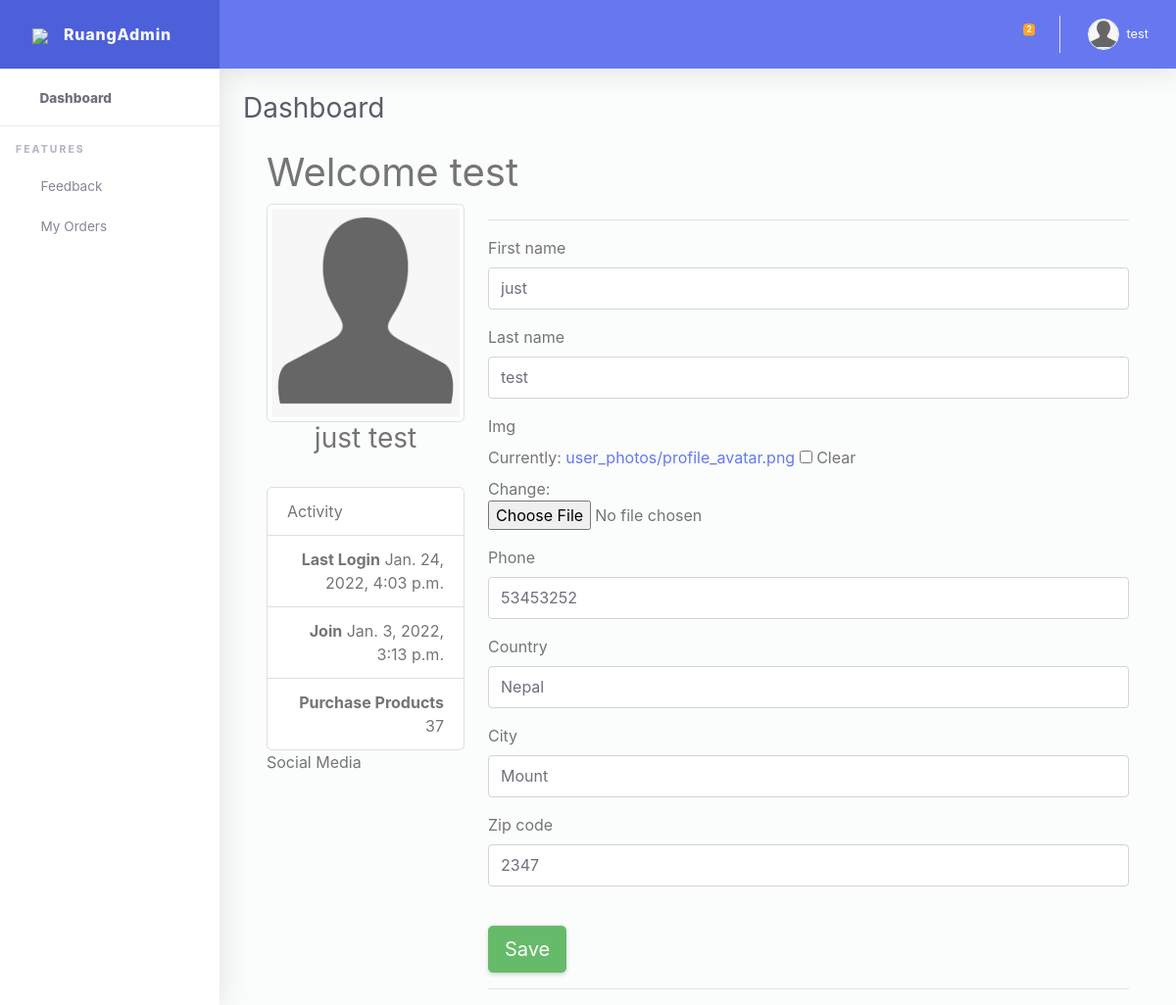
/dashboard/profile/ (signed in), run on the app's committed database.
### second_app/models.py (models this page shows, shortened)
class Profile(models.Model):
    user = models.OneToOneField(User, on_delete=models.CASCADE, default="", related_name='user_profile', blank=True,
                                null=True)
    first_name = models.CharField(max_length=25, blank=True, null=True, default="", )
    last_name = models.CharField(max_length=25, blank=True, null=True, default="", )
    img = models.ImageField(upload_to='user_photos', blank=True, null=True, default="", )
    phone = models.CharField(max_length=15, blank=True, null=True, default="", )
    country = models.CharField(max_length=100, blank=True, null=True, default="", )
    city = models.CharField(max_length=199, blank=True, null=True, default="", )
    zip_code = models.IntegerField(blank=True, null=True, default="0", )

### dashboard_app/views.py (the view)
# urls.py: path('profile/', views.profile, name='profile'),
def profile(request):
    user_profile = Profile.objects.get(user=request.user)
    form = ProfileUpdate(instance=user_profile)
    if request.method == "POST":
        form = ProfileUpdate(request.POST, request.FILES, instance=user_profile)
        if form.is_valid():
            form.save()
            messages.info(request, 'Profile updated successfully!')
            return redirect('profile')
    return render(request, 'profile.html', {'form': form, 'user_profile': user_profile, })

### dashboard_app/forms.py
class ProfileUpdate(forms.ModelForm):
    class Meta:
        model = Profile
        fields = ("first_name", "last_name", "img", "phone", "country", "city", "zip_code")

### core/custommodelserver.py (called while the page is built)
def headfoot(request):
    headerr = Header.objects.last()
    context = {
        'headerr':headerr,
    }
    return context

### dashboard_app/custommodel.py (called while the page is built)
def footer(request):
    footer = Footer.objects.last()
    context = {
        'footer':footer
    }
    return context

### templates/profile.html (shortened to what this page needs)
{% extends 'dashboard_base.html' %}
{% block body_block %}
{% load crispy_forms_tags %}
<div class="container bootstrap snippet">
    <div class="row">
  		<div class="col-sm-10"><h1>Welcome {{user.username}}</h1></div>
    </div>
    <div class="row">
  		<div class="col-sm-3">
      <div class="text-center">
        {% if user_profile.img %}
        <img src="{{ user_profile.img.url }}" class="avatar img-circle img-thumbnail" alt="avatar">
        {% else %}
        <img src="/media/user_photos/profile_avatar.png" class="avatar img-circle img-thumbnail" alt="avatar">
        {% endif %}
      <h3>{{user_profile.first_name}} {{user_profile.last_name}}</h3>
      </div><br>
          <ul class="list-group">
            <li class="list-group-item text-muted">Activity </li>
            <li class="list-group-item text-right"><span class="pull-left"><strong>Last Login</strong></span> {{request.user.last_login}}</li>
            <li class="list-group-item text-right"><span class="pull-left"><strong>Join</strong></span> {{request.user.date_joined}}</li>
            <li class="list-group-item text-right"><span class="pull-left"><strong>Purchase Products</strong></span> 37</li>
          </ul>
          <div class="panel panel-default">
            <div class="panel-heading">Social Media</div>
            <div class="panel-body">
            	<i class="fa fa-facebook fa-2x"></i> <i class="fa fa-github fa-2x"></i> <i class="fa fa-twitter fa-2x"></i> <i class="fa fa-pinterest fa-2x"></i> <i class="fa fa-google-plus fa-2x"></i>
            </div>
          </div>
        </div>
    	<div class="col-sm-9">
          <div class="tab-content">
            <div class="tab-pane active" id="home">
                <hr>
                  <form class="form" action="" enctype="multipart/form-data" method="POST" id="registrationForm">
                    {{ form|crispy }}
                      <div class="form-group">
                           <div class="col-xs-12">
                                <br>
                              	<button class="btn btn-lg btn-success" type="submit"> Save</button>
                            </div>
                      </div>
              	</form>
              <hr>
             </div>
              </div>
          </div>
        </div>
    </div>
{% endblock %}

### templates/dashboard_base.html (shortened to what this page needs)
{% load static %}
<!DOCTYPE html>
<html lang="en">
<head>
  <link href="{% static 'dashboard/vendor/fontawesome-free/css/all.min.css' %}" rel="stylesheet" type="text/css">
  <link href="{% static 'dashboard/vendor/bootstrap/css/bootstrap.min.css' %}" rel="stylesheet" type="text/css">
  <link href="{% static 'dashboard/css/ruang-admin.min.css' %}" rel="stylesheet">
</head>
<body id="page-top">
  <div id="wrapper">
    <ul class="navbar-nav sidebar sidebar-light accordion" id="accordionSidebar">
      <a class="sidebar-brand d-flex align-items-center justify-content-center" href="{% url 'dashboard' %}">
        <div class="sidebar-brand-icon">
          <img src="img/logo/logo2.png">
        </div>
        <div class="sidebar-brand-text mx-3">RuangAdmin</div>
      </a>
      <hr class="sidebar-divider my-0">
      <li class="nav-item active">
        <a class="nav-link" href="{%url 'dashboard' %}">
          <i class="fas fa-fw fa-tachometer-alt"></i>
          <span>Dashboard</span></a>
      </li>
      <hr class="sidebar-divider">
      <div class="sidebar-heading">
        Features
      </div>
      <li class="nav-item">
        <a class="nav-link" href="{% url 'feedback' %}">
          <i class="fas fa-fw fa-envelope-open"></i>
          <span>Feedback</span>
        </a>
      </li>
    <li class="nav-item">
        <a class="nav-link" href="{% url 'my_order' %}">
          <i class="fas fa-fw fa-globe"></i>
          <span>My Orders</span>
        </a>
      </li>
    </ul>
    <div id="content-wrapper" class="d-flex flex-column">
      <div id="content">
        <nav class="navbar navbar-expand navbar-light bg-navbar topbar mb-4 static-top">
          <button id="sidebarToggleTop" class="btn btn-link rounded-circle mr-3">
            <i class="fa fa-bars"></i>
          </button>
          <ul class="navbar-nav ml-auto">
            <li class="nav-item dropdown no-arrow">
              <a class="nav-link dropdown-toggle" href="#" id="searchDropdown" role="button" data-toggle="dropdown"
                aria-haspopup="true" aria-expanded="false">
                <i class="fas fa-search fa-fw"></i>
              </a>
            </li>
            <li class="nav-item dropdown no-arrow mx-1">
              <a class="nav-link dropdown-toggle" href="#" id="messagesDropdown" role="button" data-toggle="dropdown"
                aria-haspopup="true" aria-expanded="false">
                <i class="fas fa-envelope fa-fw"></i>
                <span class="badge badge-warning badge-counter">2</span>
              </a>
            </li>
            <li class="nav-item dropdown no-arrow">
              <a class="nav-link dropdown-toggle" href="#" id="userDropdown" role="button" data-toggle="dropdown"
                aria-haspopup="true" aria-expanded="false">
                {% if request.user.user_profile.img %}
                <img class="img-profile rounded-circle" src="{{request.user.user_profile.img.url}}" style="max-width: 60px">
                {% else %}
                <img class="img-profile rounded-circle" src="/media/user_photos/profile_avatar.png" style="max-width: 60px">
                {% endif %}
                <span class="ml-2 d-none d-lg-inline text-white small">{{ request.user.username }}</span>
              </a>
            </li>
          </ul>
        </nav>
        <div class="container-fluid" id="container-wrapper">
          <div class="d-sm-flex align-items-center justify-content-between mb-4">
            <h1 class="h3 mb-0 text-gray-800">Dashboard</h1>
          </div>
            {% block body_block %}
            {% endblock %}
          </div>
          </div>
          </body>
          </html>

### data on the page
Profile: img (picture), first_name "just", last_name "test", phone "53453252", country "Nepal", city "Mount", zip_code "2347"

### other printed values
{{ request.user.username }} "test"
{{ user.username }} "test"
{{ request.user.last_login }} "Jan. 24, 2022, 4:03 p.m."
{{ request.user.date_joined }} "Jan. 3, 2022, 3:13 p.m."
